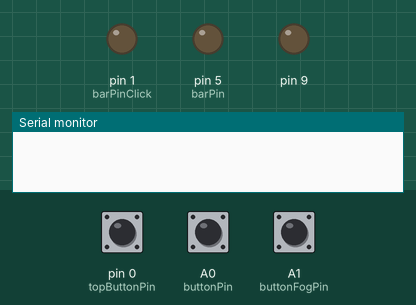
This sketch was run on a simulated Arduino Leonardo, built with avr-gcc and run on an emulated ATmega32U4. Parts: output pins drawn as LEDs (lit = HIGH), the last lines printed to the serial monitor. Dashed ring = blinking. The test bench sets the inputs (shaded band); at power-on: pin 0 (topButtonPin) LOW, A0 (buttonPin) LOW, A1 (buttonFogPin) LOW.

Above: at 1.4 s.
1.5 s: pin 0 (topButtonPin) pulled HIGH for 0.35 s
At 2.05 s:
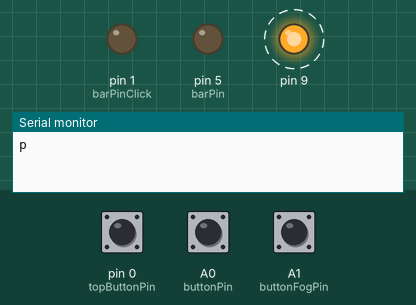
Timing chart, 0 to 10.5 s (numbered marks = the images above; inputs shaded):
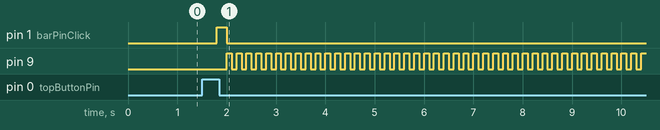

The sketch:

newlittlebits.ino
```cpp
const int buttonPin = A0;  //arduino leonardo
const int buttonFogPin = A1;
const int barPin = 5;   //arduino leonardo
const int barPinClick = 1;
const int topButtonPin = 0; //arduino leonardo
const int i = 0;
String mystring;
char c;
String isFog;
bool newVal = false;
String cmp;
unsigned long timerA;

int buttonState = 0;
int buttonFogState = 0;
int topButtonState = 0;

bool FogIsOn = false;
bool IsPullFinished = false;

void setup() {
  // initialize the Servo as an output:
  pinMode(barPin, OUTPUT);
  pinMode(barPinClick, OUTPUT);

  // initialize the pushbutton pin as an input:
  pinMode(buttonPin, INPUT);
  pinMode(buttonFogPin, INPUT);
  pinMode(topButtonPin, INPUT);

  analogWrite(1, 0);
}

void blinkled()
{
  analogWrite(9, 1000);
  delay(100);
  analogWrite(9, 0);
  delay(100);
}

void getInput()
{
  blinkled();

  while (Serial.available() > 0) {
    char c = Serial.read();  //gets one byte from serial buffer
    mystring += c; //makes the string readString
    newVal = true;

    if(newVal == true)
    {
      isFog = String(mystring);
      isFog.trim();
      mystring = "";
      newVal = false;

      if(isFog.equals("f")) {
        IsPullFinished = true;
      }
      else {
        blinkled();
//        Serial.print("L");
      }
    }
  }
}


void loop() {

  buttonState = digitalRead(buttonPin);
  buttonFogState = digitalRead(buttonFogPin);
  topButtonState = digitalRead(topButtonPin);
  delay(100);

  if (buttonFogState == HIGH) {
    if(FogIsOn) {
      FogIsOn = false;
    }
    else {
      FogIsOn = true;
    }
  }

  if(FogIsOn) {
    analogWrite(9, 1000);
    delay(200);
  }
  else {
    analogWrite(9, 0);
    delay(200);
  }

  if(topButtonState == HIGH)
  {
    timerA = millis();
    analogWrite(1, 1000);
    delay(200);
    analogWrite(1, 0);

    Serial.print("p");
    FogIsOn = false;
    analogWrite(9, 0);
    IsPullFinished = false;
    while(!IsPullFinished || (millis() - timerA) > 90000 ){

      if((millis() - timerA) > 90000)
      {
        FogIsOn = false;
        break;
      }
      getInput();
      FogIsOn = true;
    }
    delay(600);
  }

  if (buttonState == HIGH) {
      analogWrite(1, 1000);
//      isFog.trim();
//      Serial.print("b");
//      cmp = String("c");
//    Serial.println(FogIsOn);
    if(FogIsOn == false)
    {
      analogWrite(5, 1000);
      delay(600);
    }
    else
    {
      Serial.print("b");
      analogWrite(5, 0);
      delay(600);
    }
  }
  else {
    analogWrite(1, 0);
    analogWrite(5, 0);
  }
}
```

Measured:
- after the input at 1.5 s, pin 1 (barPinClick): LOW → HIGH after 0.30 s, → LOW 0.20 s later; pin 9: alternates HIGH for 0.10 s and LOW for 0.10 s, starting after 0.50 s
